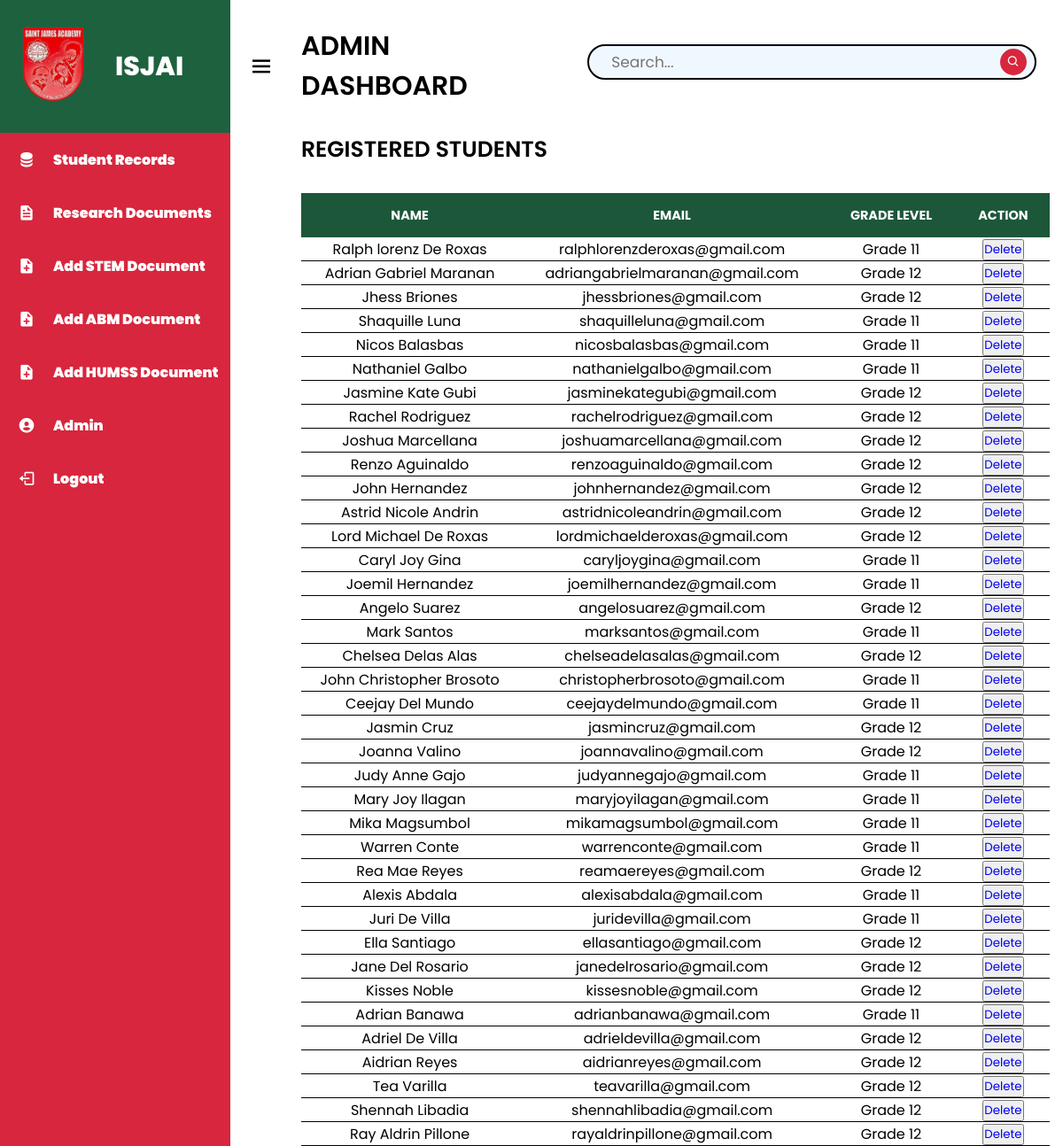
/index/dashboard.php, run on the app's committed database.
### tables this page shows
CREATE TABLE IF NOT EXISTS `user_registration` (
  `id` int(11) NOT NULL AUTO_INCREMENT,
  `Name` varchar(100) NOT NULL,
  `Email` varchar(100) NOT NULL,
  `Password` varchar(100) NOT NULL,
  `Grade_Level` varchar(10) NOT NULL DEFAULT 'user',
  PRIMARY KEY (`id`)
);

### index/dashboard.php (the view, shortened to what this page needs)
<?php
include('../php connect/connect.php');
include('../php functions/common_functions.php');
?>
<!DOCTYPE html>
<html lang="en">
<head>
    <link rel="stylesheet" href="../css/dashboard-styles.css?v=<?php echo time(); ?>">
    <link href='https://unpkg.com/boxicons@2.1.4/css/boxicons.min.css' rel='stylesheet'>
</head>
<body>
    <div class="sidebar">
        <div class="logo_details">
            <a href="./dashboard.php" class="logo"><img src="../images/logo.png" alt="ISJAI Logo"></a>
            <span class="logo_name">ISJAI</span>
        </div>
        <ul class="nav_links">
            <li><a href="dashboard.php" class="records"><i class='bx bxs-data'></i><span class="link_name">Student Records</span></a></li>
            <li><a href="dashboard-documents-strands.php" class="docs"><i class='bx bxs-file'></i><span class="link_name">Research Documents</span></a></li>
            <li><a href="add_stem.php" class="adding"><i class='bx bxs-file-plus'></i><span class="link_name">Add STEM Document</span></a></li>
            <li><a href="add_abm.php" class="adding"><i class='bx bxs-file-plus'></i><span class="link_name">Add ABM Document</span></a></li>
            <li><a href="add_humms.php" class="adding"><i class='bx bxs-file-plus'></i><span class="link_name">Add HUMSS Document</span></a></li>
            <li><a href="dashboard-user.php" class="user"><i class='bx bxs-user-circle'></i><span class="link_name">Admin</span></a></li>
            <li><a href="logout.php" class="log-out" onclick="return confirm('Are you sure you want to Log Out?')"><i class='bx bx-log-out'></i><span class="link_name">Logout</span></a></li>
        </ul>
    </div>
    <section class="dashboard">
        <nav>
            <div class="menu">
                <i class='bx bx-menu sidebarBtn'></i>
                <span class="dashboard-admin">ADMIN DASHBOARD</span>
            </div>
            <div class="search-box">
            <label for="search-user">
            <?php
            if(isset($_GET['search'])){
                $filtervalues = $_GET['search'];
                $select_query = "Select *from `user_registration` where CONCAT(Name, Grade_Level) LIKE '%$filtervalues%'";
            }else{
                $select_query = "Select *from `user_registration`";
            }
                $query_run = mysqli_query($con, $select_query);
            ?>
            <form action="#" method="get">
                    <input name="search" type="text" id="search" class="search-box" placeholder="Search..." autocomplete=off>
                    <a href="#"><i class='bx bx-search'></i></a>
                </form>
            </label>
            </div>
        </nav>
    <div class="students-details">
        <h1 class="students">REGISTERED STUDENTS</h1>
            <table class="content-table">
                <thead>
                    <tr>
                        <th>NAME</th>
                        <th>EMAIL</th>
                        <th>GRADE LEVEL</th>
                        <th>ACTION</th>
                    </tr>
                </thead>
                <tbody>
                    <?php
                    while($row = mysqli_fetch_array($query_run)){
                    ?>
                    <tr>
                        <td><?php echo $row['Name']; ?></td>
                        <td><?php echo $row['Email']; ?></td>
                        <td><?php echo $row['Grade_Level']; ?></td>
                        <td>
                            <button><a href="delete_student.php?id=<?php echo $row['id']; ?>" onclick="return confirm('Are you sure you want to Delete?')">Delete</a></button>
                        </td>
                    </tr>
                    <?php
                    }
                    ?>
                </tbody>
            </table>
        </div>
    </section>
</body>
</html>

### css/dashboard-styles.css (style rules this page uses)
* { margin: 0; padding: 0; box-sizing: border-box; font-family: 'Poppins', sans-serif; text-decoration: none; }
body { min-height: 100vh; width: 100%; }
.sidebar { position: fixed; height: 100%; width: 260px; background-color: #d7263d; transition: all 0.5s ease; }
.sidebar .logo_details { display: flex; align-items: center; height: 150px; width: 100%; }
.sidebar .logo_details img { height: 100px; width: 100px; margin: 0px 0 0 10px; }
.sidebar .logo_details .logo_name { font-size: 30px; font-weight: 800; color: #fff; margin: 0 0 0 20px; }
.sidebar .nav_links li { height: 60px; width: 100%; list-style: none; }
.sidebar .nav_links li a { height: 100%; width: 100%; display: flex; align-items: center; color: #fff; transition: all 0.5s ease; }
.sidebar .nav_links li a i { font-size: 20px; min-width: 60px; text-align: center; }
.sidebar .nav_links li a .link_name { font-size: 16px; font-weight: 900; white-space: nowrap; }
.dashboard { background: #ffffff; position: relative; min-height: 100vh;; width: calc(100% - 260px); left: 260px; transition: all 0.5s ease; object-fit: cover; }
.dashboard nav { height: 150px; padding: 0 20px; display: flex; align-items: center; justify-content: space-between; }
.dashboard .menu { display: flex; align-items: center; font-size: 24px; font-weight: 500; }
.dashboard nav .menu .dashboard-admin { font-size: 30px; font-weight: 600; padding-left: 20px; margin-right: 10px; }
.dashboard nav .menu i { font-size: 30px; margin-right: 10px; cursor: pointer; }
.dashboard nav .search-box { height: 50px; width: 550px; margin: 0 20px; position: relative; }
.dashboard nav .search-box input { position: absolute; height: 80%; width: 98%; border-radius: 20px; padding: 0 25px; font-size: 17px; color: #000000; background-color: aliceblue; border: 2px solid #000000; }
.dashboard nav .search-box .bx-search { position: absolute; right: 1px; top: 40%; transform: translateY(-50%); height: 30px; width: 30px; background-color: #d7263d; border-radius: 20px; color: #fff; font-size: 15px; line-height: 30px; text-align: center; }
.students-details { background: #ffffff; position: relative; min-height: 100vh;; width: calc(100% - 60px); left: 60px; transition: all 0.5s ease; object-fit: cover; }
section .students-details h1 { font-size: 25px; font-weight: 600; padding-left: 20px; }
section .content-table { border-collapse: collapse; margin: 30px 0 0 20px; font-size: 0.9em; min-width: 96%; text-align: center; transition: all 0.5s ease; }
section .content-table thead tr { background-color: #1C5739; color: white; height: 50px; padding: 30px auto; font-weight: bold; }
section .content-table thead th { padding: 12px 15px; }
section .content-table tbody tr { border-bottom: 1px solid #000000; font-size: 16px; }

### data on the page
user_registration: Name "Ralph lorenz De Roxas", Email "ralphlorenzderoxas@gmail.com", Grade_Level "Grade 11"
user_registration: Name "Adrian Gabriel Maranan", Email "adriangabrielmaranan@gmail.com", Grade_Level "Grade 12"
user_registration: Name "Jhess Briones", Email "jhessbriones@gmail.com", Grade_Level "Grade 12"
user_registration: Name "Shaquille Luna", Email "shaquilleluna@gmail.com", Grade_Level "Grade 11"
user_registration: Name "Nicos Balasbas", Email "nicosbalasbas@gmail.com", Grade_Level "Grade 11"
user_registration: Name "Nathaniel Galbo", Email "nathanielgalbo@gmail.com", Grade_Level "Grade 11"
user_registration: Name "Jasmine Kate Gubi", Email "jasminekategubi@gmail.com", Grade_Level "Grade 12"
user_registration: Name "Rachel Rodriguez", Email "rachelrodriguez@gmail.com", Grade_Level "Grade 12"
user_registration: Name "Joshua Marcellana", Email "joshuamarcellana@gmail.com", Grade_Level "Grade 12"
user_registration: Name "Renzo Aguinaldo", Email "renzoaguinaldo@gmail.com", Grade_Level "Grade 12"
user_registration: Name "John Hernandez", Email "johnhernandez@gmail.com", Grade_Level "Grade 12"
user_registration: Name "Astrid Nicole Andrin", Email "astridnicoleandrin@gmail.com", Grade_Level "Grade 12"
user_registration: Name "Lord Michael De Roxas", Email "lordmichaelderoxas@gmail.com", Grade_Level "Grade 12"
user_registration: Name "Caryl Joy Gina", Email "caryljoygina@gmail.com", Grade_Level "Grade 11"
user_registration: Name "Joemil Hernandez", Email "joemilhernandez@gmail.com", Grade_Level "Grade 11"
user_registration: Name "Angelo Suarez", Email "angelosuarez@gmail.com", Grade_Level "Grade 12"
user_registration: Name "Mark Santos", Email "marksantos@gmail.com", Grade_Level "Grade 11"
user_registration: Name "Chelsea Delas Alas", Email "chelseadelasalas@gmail.com", Grade_Level "Grade 12"
user_registration: Name "John Christopher Brosoto", Email "christopherbrosoto@gmail.com", Grade_Level "Grade 11"
user_registration: Name "Ceejay Del Mundo", Email "ceejaydelmundo@gmail.com", Grade_Level "Grade 11"
user_registration: Name "Jasmin Cruz", Email "jasmincruz@gmail.com", Grade_Level "Grade 12"
user_registration: Name "Joanna Valino", Email "joannavalino@gmail.com", Grade_Level "Grade 12"
user_registration: Name "Judy Anne Gajo", Email "judyannegajo@gmail.com", Grade_Level "Grade 11"
user_registration: Name "Mary Joy Ilagan", Email "maryjoyilagan@gmail.com", Grade_Level "Grade 11"
user_registration: Name "Mika Magsumbol", Email "mikamagsumbol@gmail.com", Grade_Level "Grade 11"
user_registration: Name "Warren Conte", Email "warrenconte@gmail.com", Grade_Level "Grade 11"
user_registration: Name "Rea Mae Reyes", Email "reamaereyes@gmail.com", Grade_Level "Grade 12"
user_registration: Name "Alexis Abdala", Email "alexisabdala@gmail.com", Grade_Level "Grade 11"
user_registration: Name "Juri De Villa", Email "juridevilla@gmail.com", Grade_Level "Grade 11"
user_registration: Name "Ella Santiago", Email "ellasantiago@gmail.com", Grade_Level "Grade 12"
user_registration: Name "Jane Del Rosario", Email "janedelrosario@gmail.com", Grade_Level "Grade 12"
user_registration: Name "Kisses Noble", Email "kissesnoble@gmail.com", Grade_Level "Grade 12"
user_registration: Name "Adrian Banawa", Email "adrianbanawa@gmail.com", Grade_Level "Grade 11"
user_registration: Name "Adriel De Villa", Email "adrieldevilla@gmail.com", Grade_Level "Grade 12"
user_registration: Name "Aidrian Reyes", Email "aidrianreyes@gmail.com", Grade_Level "Grade 12"
user_registration: Name "Tea Varilla", Email "teavarilla@gmail.com", Grade_Level "Grade 12"
user_registration: Name "Shennah Libadia", Email "shennahlibadia@gmail.com", Grade_Level "Grade 12"
user_registration: Name "Ray Aldrin Pillone", Email "rayaldrinpillone@gmail.com", Grade_Level "Grade 12"
